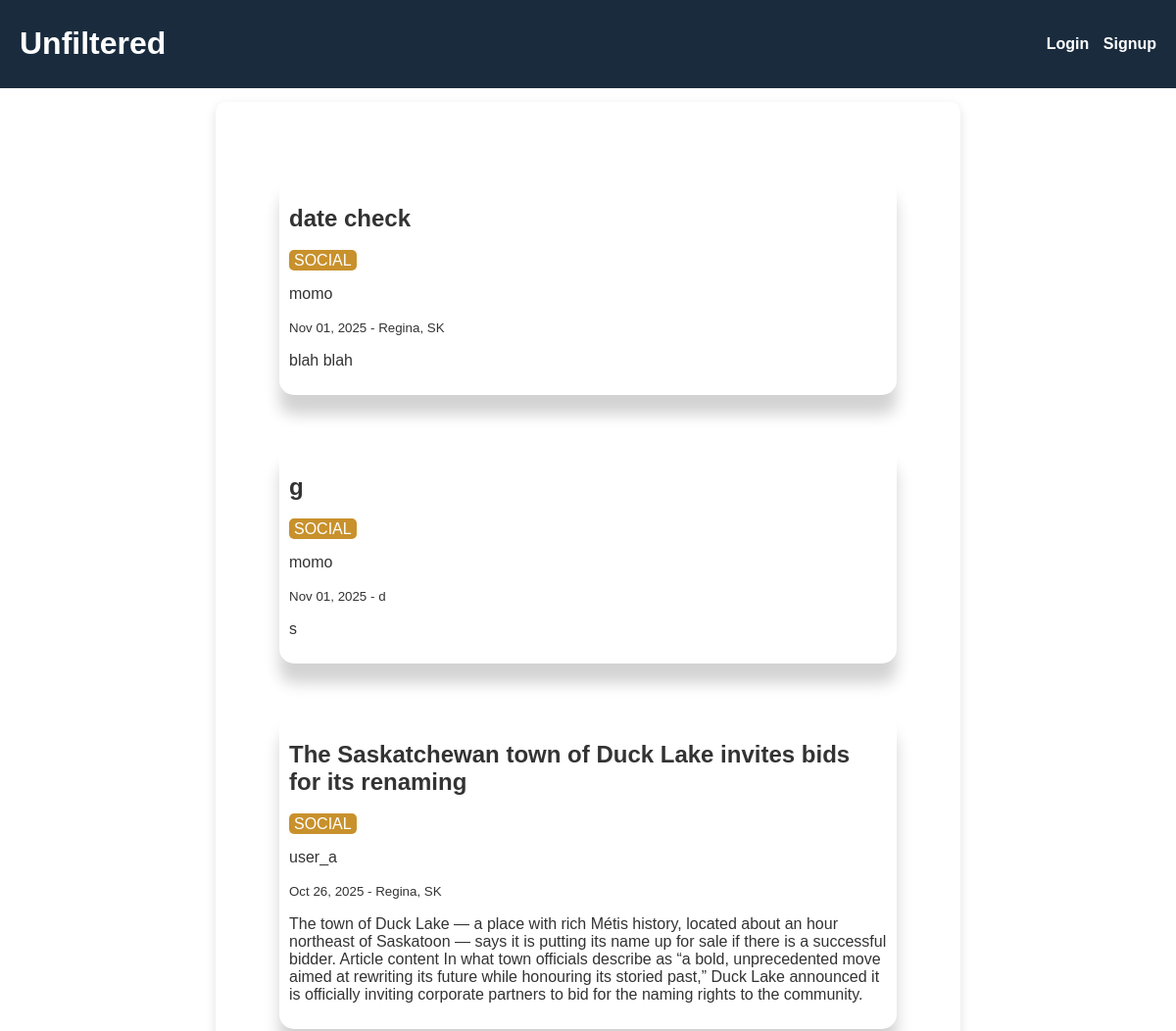
Before: / (upper part) with the older database file.
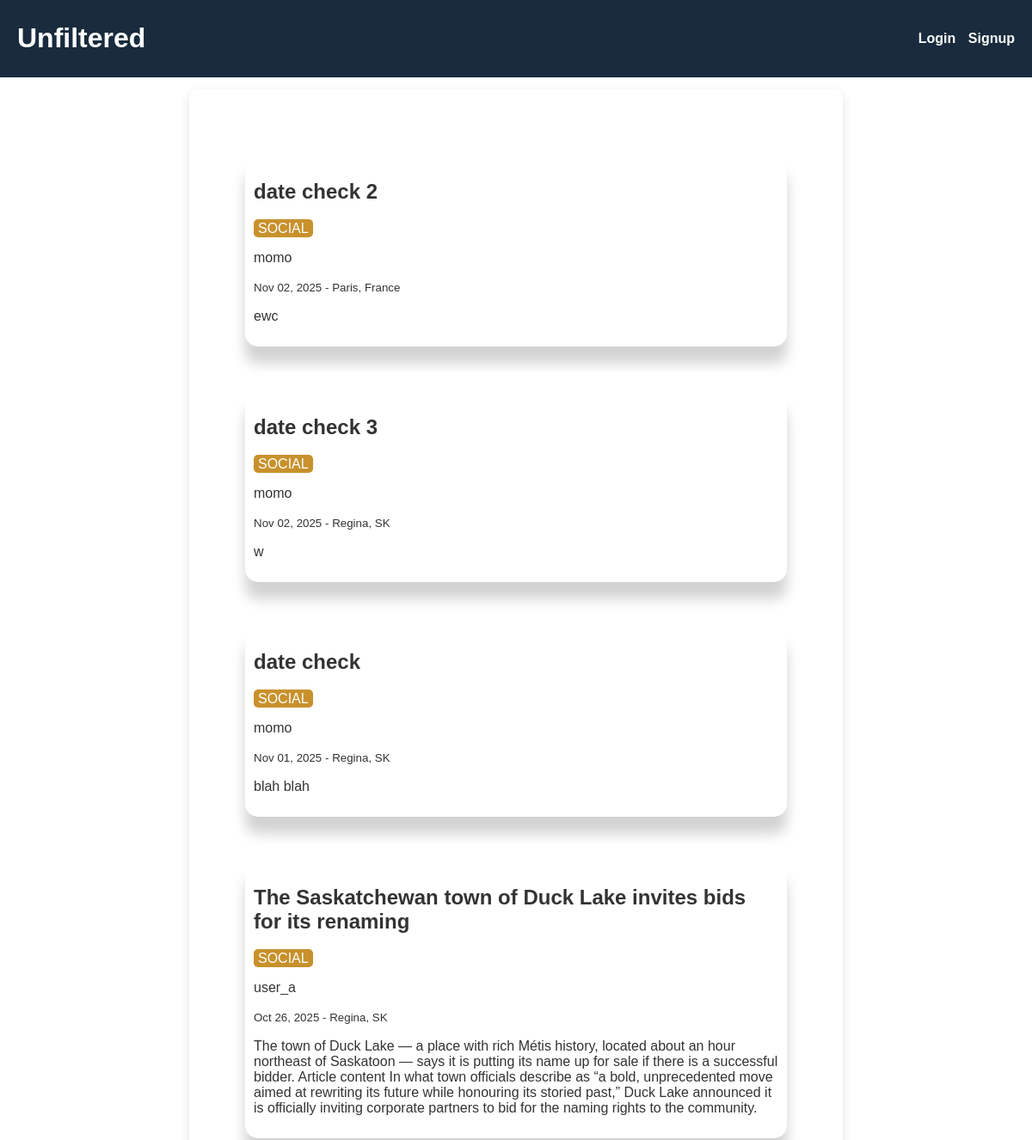
After: the same page with the newer database file.
### posts/models.py (models this page shows, shortened)
class Post(models.Model):
    is_active = models.BooleanField(default=True)
    author = models.ForeignKey(User, on_delete=models.CASCADE)
    title = models.CharField(max_length=255, blank=True)
    description = models.TextField()
    date_time = models.DateTimeField(validators=[validate_past_or_present_datetime])
    location = models.CharField(max_length=100)
    TAG_CHOICES = [
        ('NATURAL', 'Natural'),
        ('SOCIAL', 'Social'),
        ('POLITICAL', 'Political'),
    ]
    tag = models.CharField(
        max_length=10,
        choices=TAG_CHOICES,
        default='SOCIAL',
    )

### posts/views.py (the view)
# urls.py: path("", home, name="home"),
def home(request):
    active_posts_query = Post.objects.filter(is_active=True).order_by('-date_time')
    posts_to_display = None
    if request.user.is_authenticated:
        posts_to_display = active_posts_query
    else:
        posts_to_display = active_posts_query[:6]
    context = {
        'posts': posts_to_display,
    }
    return render(request, 'posts/home.html', context)

### posts/templates/posts/home.html (shortened to what this page needs)
{% extends "posts/posts_base.html" %} {% load static %}  {% block content %}
<div class="post-container">
  {% if user.is_authenticated %} {% for post in posts %}
  <div class="post">
    <h2>{{ post.title }}</h2>
    <span class="tag tag-{{ post.tag|lower }}">{{ post.get_tag_display }}</span>
    <p>{{ post.author.username }}</p>
    <small>{{ post.date_time|date:"M d, Y" }} - {{post.location}}</small>
    <p>{{ post.description }}</p>
    <a href="{% url 'posts:report_post' post_id=post.id %}" class="report-link"
      >Report Post</a
    >
  </div>
  {% endfor %} {% else %} {% for post in posts %}
  <div class="post">
    <h2>{{ post.title }}</h2>
    <span class="tag tag-{{ post.tag|lower }}">{{ post.get_tag_display }}</span>
    <p>{{ post.author.username }}</p>
    <small>{{ post.date_time|date:"M d, Y" }} - {{post.location}}</small>
    <p>{{ post.description }}</p>
  </div>
  {% endfor %} {% endif %}
</div>
{% endblock content %}

Changed rows visible on the page:
no longer on this page (row edited): Post: title "g", tag "SOCIAL", author.username "momo", date_time "Nov 01, 2025", location "d", description "s"
added Post: title "date check 2", tag "SOCIAL", author.username "momo", date_time "Nov 02, 2025", location "Paris, France", description "ewc"
added Post: title "date check 3", tag "SOCIAL", author.username "momo", date_time "Nov 02, 2025", location "Regina, SK", description "w"
